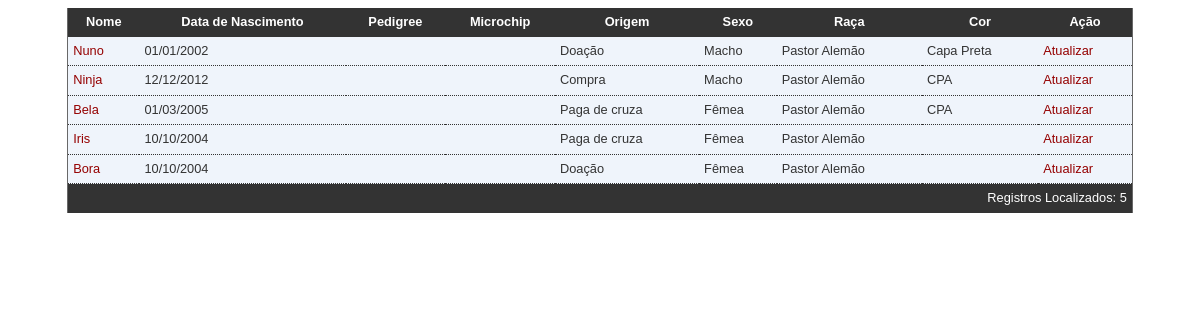
The page /src/Module/Canino/view/index.php on the database its author committed.
### tables this page shows
CREATE TABLE `canino` (
  `id_canino` int(11) NOT NULL AUTO_INCREMENT,
  `nome_canino` text,
  `data_nascimento` date DEFAULT NULL,
  `pedigree` text,
  `microchip` text,
  `origem` varchar(50) DEFAULT NULL,
  `sexo` varchar(50) DEFAULT NULL,
  `id_raca` int(11) DEFAULT NULL,
  `id_box` int(11) DEFAULT NULL,
  `cpf` varchar(11) DEFAULT NULL,
  `cor` varchar(50) DEFAULT NULL,
  PRIMARY KEY (`id_canino`),
  KEY `id_raca` (`id_raca`),
  KEY `id_box` (`id_box`),
  KEY `canino_ibfk_1` (`cpf`),
  CONSTRAINT `canino_ibfk_1` FOREIGN KEY (`cpf`) REFERENCES `pessoa` (`cpf`),
  CONSTRAINT `canino_ibfk_2` FOREIGN KEY (`id_raca`) REFERENCES `raca` (`id_raca`),
  CONSTRAINT `canino_ibfk_3` FOREIGN KEY (`id_box`) REFERENCES `box` (`id_box`)
);

CREATE TABLE `raca` (
  `id_raca` int(11) NOT NULL AUTO_INCREMENT,
  `nome_raca` text,
  PRIMARY KEY (`id_raca`)
);

### src/Module/Canino/Controller/CaninoController.php (called while the page is built, shortened)
<?php
class CaninoController implements \CasteloBranco\Canil\Interfaces\IController {
    public function indexAction() {
        $tab = new \CasteloBranco\Canil\Module\Canino\Model\CaninoTabela();
        $dados = $tab->findAll();
        return array(
          "caninos"  => $dados
        );
    }
}

### src/Module/Canino/Model/CaninoTabela.php (called while the page is built, shortened)
<?php
class CaninoTabela implements ITabela{
    public static function getInstancia() {
        $ds = new \CasteloBranco\Canil\Data\ClientDataSet();
        $ds->setTable("canino");
        return $ds;
    }
    public static function findAll() {
        $ds = self::getInstancia();
        $table = $ds->mountTable();
        $table->setJoin("INNER", 'raca', 'canino', 'id_raca', 'id_raca');
        return $ds->getTable($table);
    }
}

### src/Data/ClientDataSet.php (called while the page is built, shortened)
<?php
class ClientDataSet {
    private $table;
    public function mountTable(){
        $table = new Table\SelectData($this->table);
        return $table;
    }
    public function getTable(Table\SelectData $table){
        return $table->table();
    }
    public function setTable($table) {
        $this->table = $table;
        return $this;
    }
}

### src/Data/Table/SelectData.php (called while the page is built, shortened)
<?php
class SelectData extends DataSet{
    private $table;
    private $join = array();
    private $order = array();
    private $group = array();
    private $where = array();
    private $having = array();
    private $limit = array();
    public function __construct($tblName) {
        $this->table = $tblName;
    }
    public function getComando() {
        $cmd = "SELECT ".substr($this->getCols(),0,-1)." FROM $this->table".$this->space($this->join);
        $cmd .= $this->getJoin().$this->space($this->where);
        $cmd .= $this->getWhere().$this->space($this->group);
        $cmd .= substr($this->getGroup(),0,-1).$this->space($this->having);
        $cmd .= $this->getHaving().$this->space($this->order);
        $cmd .= substr($this->getOrder(),0,-1).$this->space($this->limit);
        $cmd .= substr($this->getLimit(),0,-1).";";
        return $cmd;
    }
    private function getCols(){
        $cols = NULL;
        $cols .= $this->getConcat();
        return "* ";
    }
    private function getConcat(){
        $concat = NULL;
        return $concat;
    }
    private function getJoin(){
        $join = NULL;
        if(count($this->join)>0){
            foreach ($this->join as $str){
                $join .= $str["join"]." JOIN ".$str['t1'];
                $join .= is_null($str["t2"])?NULL:" ON(".$str['t1'].".".$str['c1']
                        ."=".$str['t2'].".".$str['c2'].")";
            }
        }
        return $join;
    }
     private function getOrder(){
        $order = NULL;
        return $order;
    }
    private function getGroup(){
        $group = NULL;
        return $group;
    }
    private function getHaving(){
        $having = NULL;
        return $having;
    }
    private function getWhere(){
        $where = NULL;
        return $where;
    }
    private function getLimit(){
        $limit = NULL;
        return $limit;
    }
    private function space(array $var){
        if(count($var)>0){
            return " ";
        }
        return NULL;
    }
    public function setJoin($join, $table1, $table2 = NULL, $colum1 = NULL,$colum2 = NULL){
        array_push($this->join,
        ["t1"=>$table1,"t2"=>$table2,"c1"=>$colum1,"c2"=>$colum2, "join"=>$join]);
    }
    public function table($sql = NULL) {
        $sql .= $this->getComando();
        return parent::table($sql);
    }
}

### src/Data/DataSet.php (called while the page is built, shortened)
<?php
class DataSet {
    private function init($sql){
        try{
            $con = Conexao::getConection();
            $stmt = $con->prepare($sql);
            $stmt->execute();
            return $stmt;
        } catch (\PDOException $ex) {
            throw $ex;
        }
    }
    public function table($sql){
        $table = $this->init($sql);
        return $table->fetchAll(\PDO::FETCH_OBJ);
    }
}

### src/Module/Canino/view/index.php (the view, shortened to what this page needs)
<!DOCTYPE html>
<html>
    <head>
        <link href="../../../public/css/principal.css" rel="stylesheet" type="text/css">
    </head>
    <body>
        <?php
            $ctrl = new CasteloBranco\Canil\Module\Canino\Controller\CaninoController();
            $dados = $ctrl->indexAction();
        ?>
        <table class="sortable">
            <thead>
                <tr>
                    <th>Nome</th>
                    <th>Data de Nascimento</th>
                    <th>Pedigree</th>
                    <th>Microchip</th>
                    <th>Origem</th>
                    <th>Sexo</th>
                    <th>Raça</th>
                    <th>Cor</th>
                    <th>Ação</th>
                </tr>
            </thead>
            <tbody>
                <?php foreach($dados["caninos"] as $row): ?>
                <tr>
                    <td><a href=""><?php echo $row->nome_canino ?></a></td>
                    <td><?php echo date("d/m/Y",strtotime($row->data_nascimento)) ?></td>
                    <td><?php echo $row->pedigree ?></td>
                    <td><?php echo $row->microchip ?></td>
                    <td><?php echo $row->origem ?></td>
                    <td><?php echo $row->sexo ?></td>
                    <td><?php echo $row->nome_raca ?></td>
                    <td><?php echo $row->cor; ?></td>
                    <td><a href="edit.php?id_canino=<?php echo $row->id_canino; ?>">
                            Atualizar</a></td>
                </tr>
                <?php endforeach; ?>
            </tbody>
            <tfoot>
                <tr>
                    <td colspan="9">Registros Localizados: <?php echo count($dados['caninos']);?></td>
                </tr>
            </tfoot>
        </table>
    </body>
</html>

### src/public/css/principal.css (style rules this page uses)
* { box-sizing:border-box; }
html { font:14/1.4 Sans-Serif; }
table { border-collapse:collapse; background:#EFF4FB; border-left:1px solid #686868; border-right:1px solid #686868;font:0.8em/145% 'Trebuchet MS',helvetica,arial,verdana; color: #333; margin:0 5% 0 5%; width:90%; }
td, th { padding:5px; }
table a { color:#950000; text-decoration:none; }
thead th, tfoot th, tfoot td { background:#333;color:#fff; cursor: default; }
tfoot td { text-align:right }
tbody th, tbody td { border-bottom: dotted 1px #333; }

### rows shown on the page
canino: nome_canino "Nuno", data_nascimento "01/01/2002", origem "Doação", sexo "Macho", id_raca.nome_raca "Pastor Alemão", cor "Capa Preta"
canino: nome_canino "Ninja", data_nascimento "12/12/2012", origem "Compra", sexo "Macho", id_raca.nome_raca "Pastor Alemão", cor "CPA"
canino: nome_canino "Bela", data_nascimento "01/03/2005", origem "Paga de cruza", sexo "Fêmea", id_raca.nome_raca "Pastor Alemão", cor "CPA"
canino: nome_canino "Iris", data_nascimento "10/10/2004", origem "Paga de cruza", sexo "Fêmea", id_raca.nome_raca "Pastor Alemão"
canino: nome_canino "Bora", data_nascimento "10/10/2004", origem "Doação", sexo "Fêmea", id_raca.nome_raca "Pastor Alemão"

### other values the page prints
count($dados['caninos']) "5"
